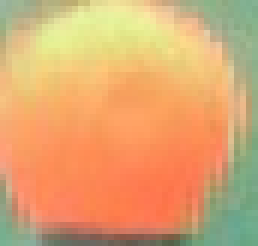
#> input picture Project3/Dataset1/Orange/Orange125.jpg, 43 x 41 px (shown 6 times larger); its folder holds only this picture in this run
$ python GMM_Orange.py
#> lines starting #> are read from the running program, lines starting #| are printed output that depends on the picture; long printed decimals are rounded
import cv2
import numpy as np
import os
import math

n = 0
mean1 = 190
mean2 = 150
mean3 = 250

std1 = 10
std2 = 10
std3 = 10

path = "Dataset1/Orange/"


def calculateGaussian(x, mean, std):
    gauss = (1 / (std * math.sqrt(2 * math.pi))) * (math.exp(-((x - mean) ** 2) / (2 * std ** 2)))
    return gauss


def get_images():
    images = []
    for image in os.listdir(path):
        images.append(image)
    return images


def em_gmm(pixel):
    global n, mean1, mean2, mean3, std1, std2, std3

    while n != 40:
        prob1 = []
        prob2 = []
        prob3 = []

        b1 = []
        b2 = []
        b3 = []

        for pix in pixel:
            p1 = calculateGaussian(pix, mean1, std1)
            prob1.append(p1)
            p2 = calculateGaussian(pix, mean2, std2)
            prob2.append(p2)
            p3 = calculateGaussian(pix, mean3, std3)
            prob3.append(p3)
            b1.append((p1 * (1 / 3.0)) / (p1 * (1 / 3.0) + p2 * (1 / 3.0) + p3 * (1 / 3.0)))
            b2.append((p2 * (1 / 3.0)) / (p1 * (1 / 3.0) + p2 * (1 / 3.0) + p3 * (1 / 3.0)))
            b3.append((p3 * (1 / 3.0)) / (p1 * (1 / 3.0) + p2 * (1 / 3.0) + p3 * (1 / 3.0)))

        mean1 = np.sum(np.array(b1) * np.array(pixel)) / np.sum(np.array(b1))
        mean2 = np.sum(np.array(b2) * np.array(pixel)) / np.sum(np.array(b2))
        mean3 = np.sum(np.array(b3) * np.array(pixel)) / np.sum(np.array(b3))

        std1 = (np.sum(np.array(b1) * ((np.array(pixel)) - mean1) ** 2) / np.sum(np.array(b1))) ** (1 / 2.0)
        std2 = (np.sum(np.array(b2) * ((np.array(pixel)) - mean2) ** 2) / np.sum(np.array(b2))) ** (1 / 2.0)
        std3 = (np.sum(np.array(b3) * ((np.array(pixel)) - mean3) ** 2) / np.sum(np.array(b3))) ** (1 / 2.0)
        print("Iteration = ", n)
        print(mean1, mean2, mean3)
        print(std1, std2, std3)
        n = n + 1
    return mean1, mean2, mean3, std1, std2, std3


def append_all_pixel(images):
    pixel = []
    for image in images:
        image = cv2.imread("%s%s" % (path, image))
#> image is the input picture: shape (41, 43, 3); mean B, G, R 112.5, 166.8, 220.3
        image = image[:, :, 2]
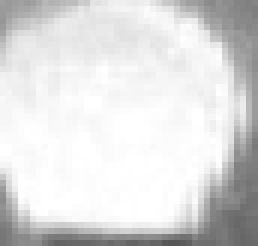
#> image: shape (41, 43) (shown 6 times larger); min 86, max 255, mean 220.3
        r, c = image.shape
#> r = 41; c = 43
        for j in range(0, r):
            for m in range(0, c):
                pix = image[j][m]
                pixel.append(pix)
#> after the loop, pixel = 1763 values, max 255 at index 490, min 86 at index 1748, mean 220.3
    return pixel


def main():
    images = get_images()
    pixel = append_all_pixel(images)
    mean1, mean2, mean3, std1, std2, std3 = em_gmm(pixel)
#> the loop in em_gmm, `while n != 40:` made 40 passes
#> (mean1, mean2, mean3, std1, std2, std3) on pass 1: (195.5, 135.1, 245.7, 14.94, 19.77, 8.74)
#> (printed output is left out)
    print("\n")
    print('final mean- ', mean1, mean2, mean3)
#| final mean-  239.951 161.308 252.561
    print('final std- ', std1, std2, std3)
#| final std-  7.686 37.947 2.139


if __name__ == '__main__':
    main()

$ run again, on Project3/Dataset1/Orange/Orange185.jpg
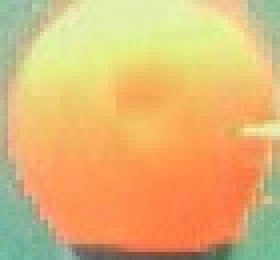
#> input picture Project3/Dataset1/Orange/Orange185.jpg, 70 x 65 px (shown 4 times larger)
#> in append_all_pixel, image is the input picture: shape (65, 70, 3); mean B, G, R 115.4, 180.7, 224.6
#> in append_all_pixel, `image = image[:, :, 2]`:
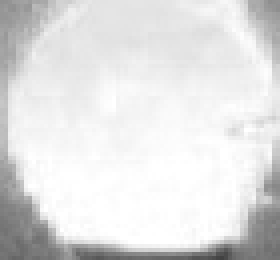
#> image: shape (65, 70) (shown 4 times larger); min 66, max 255, mean 224.6
#> after the loop in append_all_pixel, `for j in range(0, r):`: pixel = 4550 values, max 255 at index 1708, min 66 at index 4535, mean 224.6
#> the loop in em_gmm, `while n != 40:` made 40 passes
#> (mean1, mean2, mean3, std1, std2, std3) on pass 1: (195.4, 135.8, 242.8, 15.95, 21.43, 9.67)
#> (printed output is left out)
#| final mean-  235.634 169.209 251.272
#| final std-  7.203 41.568 3.286

$ run again, on Project3/Dataset1/Orange/Orange190.jpg
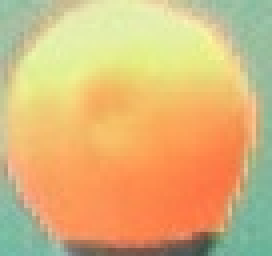
#> input picture Project3/Dataset1/Orange/Orange190.jpg, 68 x 64 px (shown 4 times larger)
#> in append_all_pixel, image is the input picture: shape (64, 68, 3); mean B, G, R 121.5, 181.5, 217.6
#> in append_all_pixel, `image = image[:, :, 2]`:
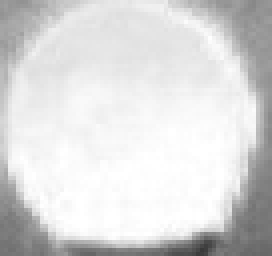
#> image: shape (64, 68) (shown 4 times larger); min 57, max 255, mean 217.6
#> after the loop in append_all_pixel, `for j in range(0, r):`: pixel = 4352 values, max 255 at index 2218, min 57 at index 4266, mean 217.6
#> the loop in em_gmm, `while n != 40:` made 40 passes
#> (mean1, mean2, mean3, std1, std2, std3) on pass 1: (195, 137.1, 242.3, 15.94, 21.64, 9.83)
#> (printed output is left out)
#| final mean-  234.230 158.732 250.746
#| final std-  7.409 35.727 3.329
